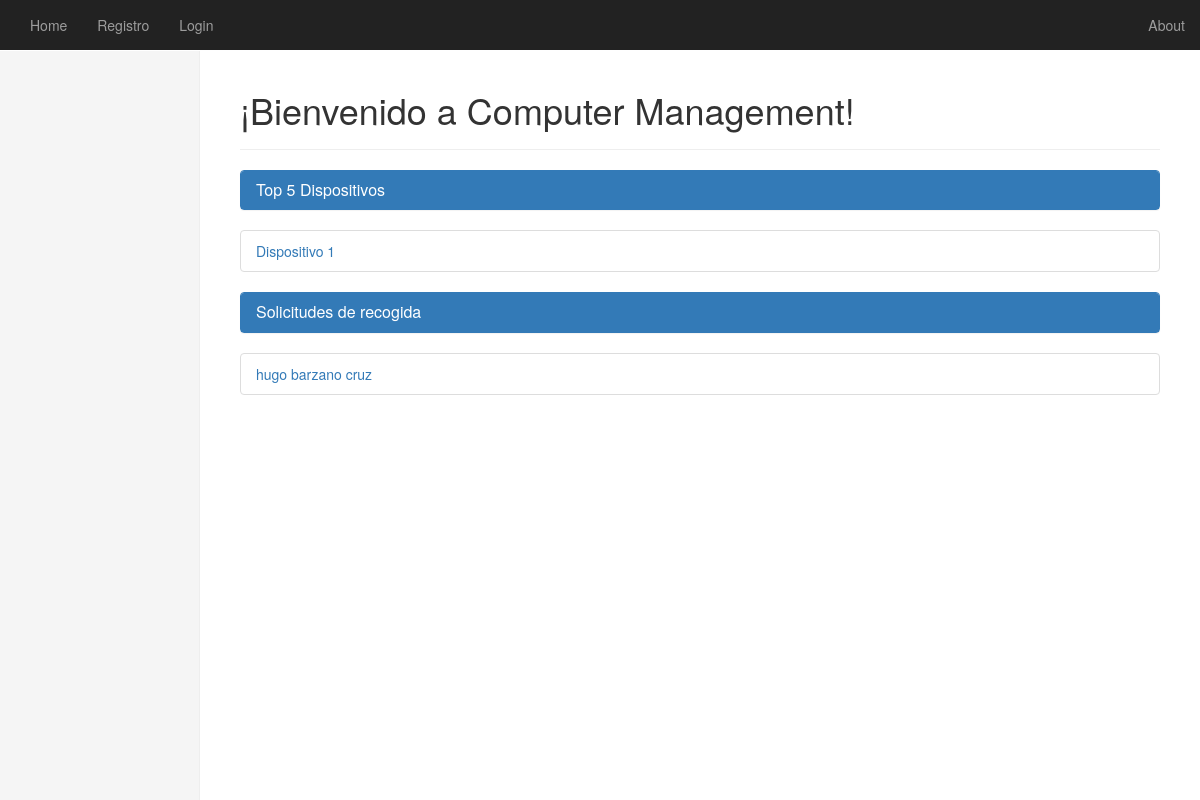
/, run on an earlier commit of the app's database.
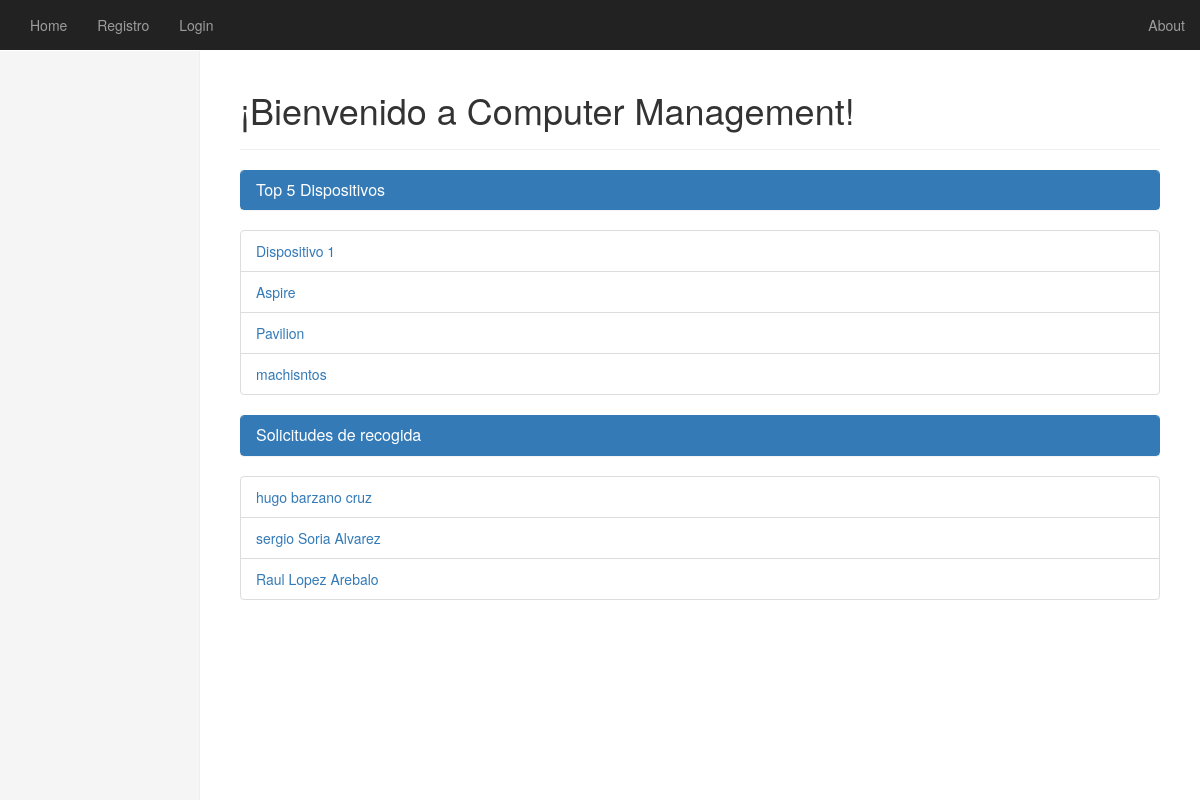
And on a later commit of the database.
### ComputerManagement/models.py (models this page shows, shortened)
class Dispositivo(models.Model):
	nombre_dispositivo = models.CharField(max_length=200)
	fabricante = models.CharField(max_length=200)
	caracteristicas = models.CharField(max_length=400)
	nombre_slug = models.SlugField()

class Recogida(models.Model):
	dni_donante = models.IntegerField()
	nombre_donante = models.CharField(max_length=200)
	correo_donante = models.CharField(max_length=200)
	direccion_donante = models.CharField(max_length=200)
	fecha = models.DateField()
	comentario_donante = models.CharField(max_length=200)

### ComputerManagement/views.py (the view)
# urls.py: url(r'^$', views.index, name='index'),
def index (request):
	"""Vista de la pagina principal de la aplicacion.
		En ella se listan las empresas que hay registradas
		Tambien da la opcion de registrar una nueva empresa
	"""
	contexto = {}
	lista_dispositivos = Dispositivo.objects.all()
	lista_solicitudes = Recogida.objects.all()
	contexto['dispositivos'] = lista_dispositivos
	contexto['solicitudes']= lista_solicitudes
	return render(request, 'computermanagement/index.html', contexto)

### ComputerManagement/templates/computermanagement/index.html (shortened to what this page needs)
{% extends "computermanagement/base.html" %}
        {% block body_block %}
    <div class="page-header">
                <h1>¡Bienvenido a Computer Management!</h1>
    </div>
      <div class="panel panel-primary">
        <div class="panel-heading">
          <h3 class="panel-title">Top 5 Dispositivos</h3>
        </div>
      </div>
              {% if dispositivos %}
                    <ul class="list-group">
                        {% for dis in dispositivos %}
                         <li class="list-group-item"><a href="/dispositivo/{{ dis.nombre_slug }}">{{ dis.nombre_dispositivo  }}</a></li>
                        {% endfor %}
                    </ul>
                {% else %}
                    <strong>No hay Dispositivos.</strong>
                {% endif %}
        <div class="panel panel-primary">
          <div class="panel-heading">
            <h3 class="panel-title">Solicitudes de recogida</h3>
                  </div>
                </div>
                        {% if solicitudes %}
                              <ul class="list-group">
                                  {% for sol in solicitudes %}
                                  <li class="list-group-item"><a href="/recogida/{{ sol.dni_donante }}">{{ sol.nombre_donante }}</a></li>
                                  {% endfor %}
                              </ul>
                          {% else %}
                              <strong>No hay Dispositivos.</strong>
                          {% endif %}
        {% endblock %}

What changed in the data, as far as the page shows it:
added Dispositivo: nombre_dispositivo "Aspire"
added Dispositivo: nombre_dispositivo "Pavilion"
added Dispositivo: nombre_dispositivo "machisntos"
added Recogida: nombre_donante "sergio Soria Alvarez"
added Recogida: nombre_donante "Raul Lopez Arebalo"
